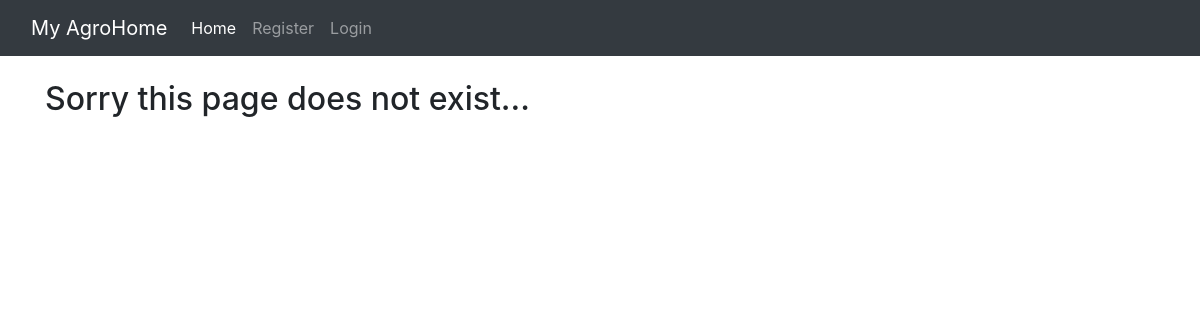
/category/ΚΑΙΡΟΣ/, run on an earlier commit of the app's database.
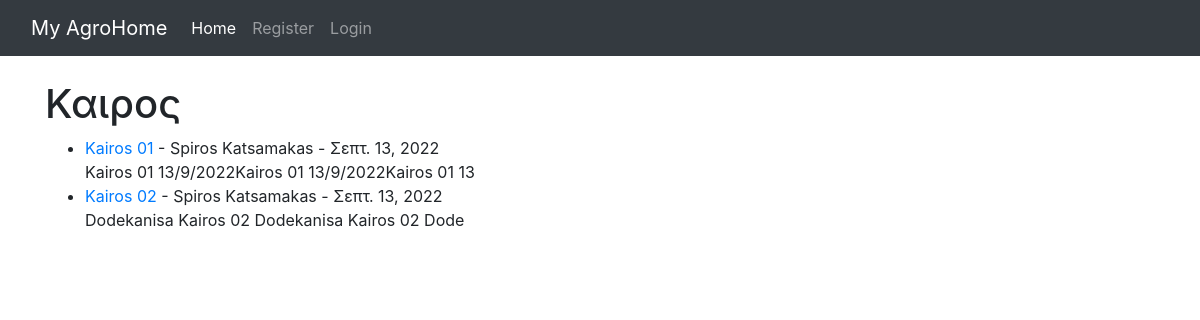
And on a later commit of the database.
### theblog/models.py (models this page shows, shortened)
class Post(models.Model):
    title = models.CharField(max_length=255)
    title_tag = models.CharField(max_length=255)
    author = models.ForeignKey(User, on_delete=models.CASCADE)
    body = models.TextField()
    post_date = models.DateField(auto_now_add=True)
    category = models.CharField(max_length=255, default='coding')
    region = models.CharField(max_length=255, default='thessaly')

### theblog/views.py (the view)
# urls.py: path('category/<str:cats>/', CategoryView, name='category'),
def CategoryView(request, cats):
	category_posts = Post.objects.filter(category=cats)
	return render(request, 'categories.html', {'cats':cats.replace('-', ' ').title(), 'category_posts':category_posts})

### theblog/templates/categories.html (shortened to what this page needs)
{% extends 'base.html' %}
{% block content %}
{% if category_posts %}
	<h1>{{ cats }}</h1>
	<ul>
	{% for post in category_posts %}
		<li><a href="{% url 'article-detail' post.pk %}">{{ post.title }}</a>
			- {{ post.author.first_name }} {{ post.author.last_name }} -
			{{ post.post_date }}  <br/>
		{{ post.body|slice:":50"|safe }}</li>
	{% endfor %}
	</ul>
{% else %}
	<h2>Sorry this page does not exist...</h2>
{% endif %}
{% endblock %}

What changed in the data, as far as the page shows it:
added Post: title "Kairos 01", author.first_name "Spiros", author.last_name "Katsamakas", post_date "Σεπτ. 13, 2022", body "Kairos 01 13/9/2022Kairos 01 13/9/2022Kairos 01 13"
added Post: title "Kairos 02", author.first_name "Spiros", author.last_name "Katsamakas", post_date "Σεπτ. 13, 2022", body "Dodekanisa Kairos 02 Dodekanisa Kairos 02 Dode"
Also different on the page:
{{ cats }}: (not shown) → "Καιρος"
text no longer shown: "Sorry this page does not exist..."
